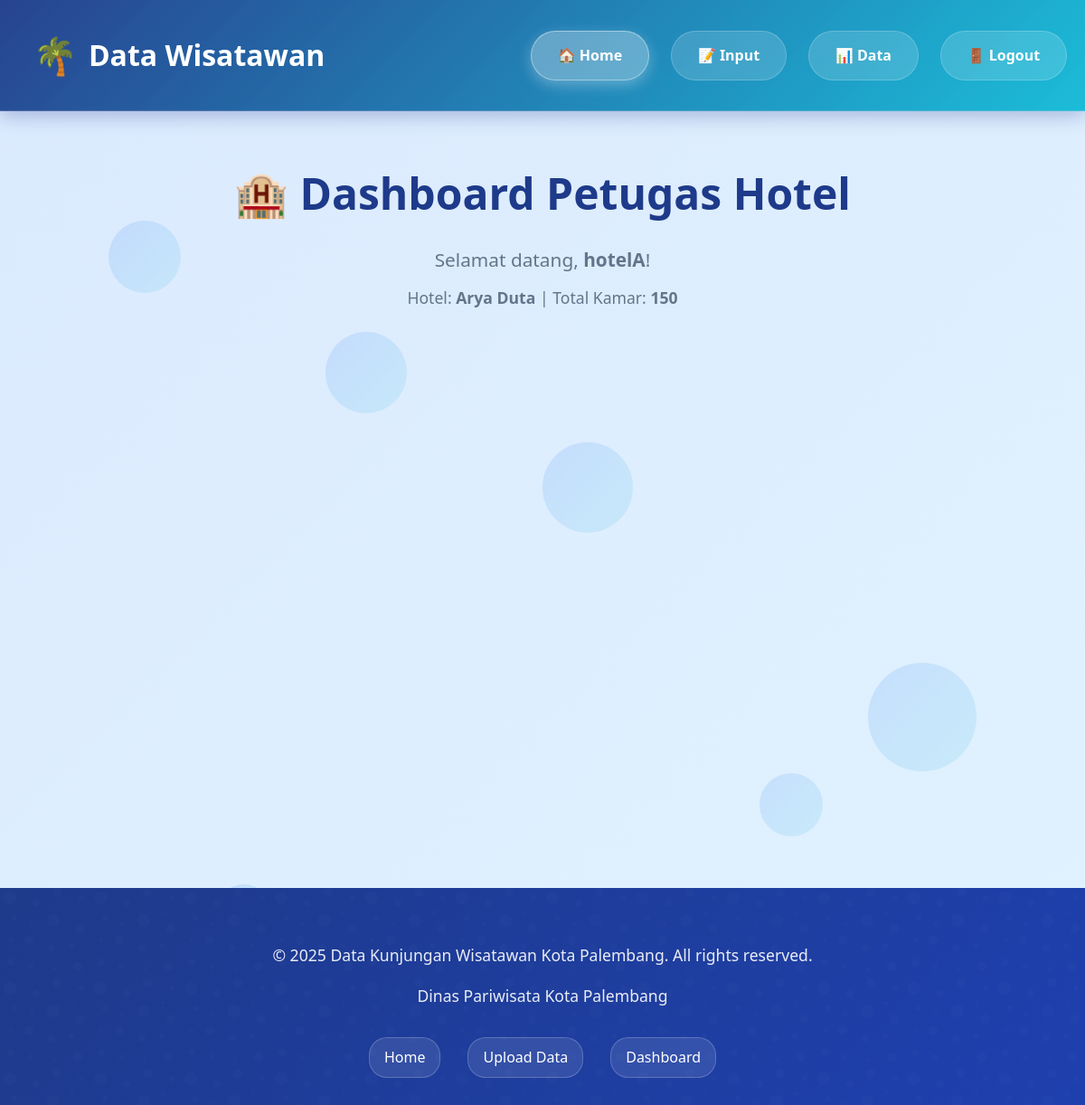
The app's page /hotel/home (signed in) with its own data.
### tables this page shows
CREATE TABLE users (
            id INTEGER PRIMARY KEY AUTOINCREMENT,
            username TEXT UNIQUE NOT NULL,
            password_hash TEXT NOT NULL,
            role TEXT NOT NULL,
            email TEXT,
            created_at TIMESTAMP DEFAULT CURRENT_TIMESTAMP
        );

CREATE TABLE hotel_info (
            id INTEGER PRIMARY KEY AUTOINCREMENT,
            user_id INTEGER NOT NULL,
            hotel_name TEXT NOT NULL,
            total_rooms INTEGER NOT NULL,
            created_at TIMESTAMP DEFAULT CURRENT_TIMESTAMP,
            FOREIGN KEY (user_id) REFERENCES users(id)
        );

### app.py (the view)
@app.route('/hotel/home')
@login_required
@role_required('hotel')
def hotel_home():
    hotel_info = HotelData.get_hotel_info(app.config['DATABASE'], current_user.id)
    return render_template('hotel/home.html', hotel_info=hotel_info)

### app.py (called while the page is built)
@login_manager.user_loader
def load_user(user_id):
    return User.get_by_id(Config.DATABASE, int(user_id))

### models.py (called while the page is built)
    @staticmethod
    def get_by_id(db_path, user_id):
        conn = sqlite3.connect(db_path)
        conn.row_factory = sqlite3.Row
        cursor = conn.cursor()
        cursor.execute('SELECT * FROM users WHERE id = ?', (user_id,))
        row = cursor.fetchone()
        conn.close()
        if row:
            return User(
                id=row['id'],
                username=row['username'],
                password_hash=row['password_hash'],
                role=row['role'],
                email=row['email'],
                created_at=row['created_at']
            )
        return None

    @staticmethod
    def get_hotel_info(db_path, user_id):
        conn = sqlite3.connect(db_path)
        conn.row_factory = sqlite3.Row
        cursor = conn.cursor()
        cursor.execute('''
            SELECT hotel_name, total_rooms
            FROM hotel_info
            WHERE user_id = ?
        ''', (user_id,))
        row = cursor.fetchone()
        conn.close()
        if row:
            return {
                'hotel_name': row['hotel_name'],
                'total_rooms': row['total_rooms']
            }
        return None

### templates/hotel/home.html (shortened to what this page needs)
{% extends "base.html" %}
{% block content %}
<div class="container" style="padding: 50px 20px;">
  <div class="dashboard-header">
    <h1>🏨 Dashboard Petugas Hotel</h1>
    <p>Selamat datang, <strong>{{ current_user.username }}</strong>!</p>
    {% if hotel_info %}
      <p style="font-size: 1.1rem; margin-top: 10px;">
        Hotel: <strong>{{ hotel_info.hotel_name }}</strong> |
        Total Kamar: <strong>{{ hotel_info.total_rooms }}</strong>
      </p>
    {% endif %}
  </div>
  <div class="features" style="margin: 60px 0;">
  </div>
</div>
{% endblock %}

### static/css/style.css (style rules this page uses)
:root { --primary-blue: #1e3a8a; --secondary-blue: #3b82f6; --aqua: #06b6d4; --light-aqua: #67e8f9; --dark-blue: #1e40af; --light-blue: #dbeafe; --gradient-primary: linear-gradient(135deg, #1e3a8a 0%, #06b6d4 100%); --gradient-secondary: linear-gradient(135deg, #3b82f6 0%, #06b6d4 100%); --gradient-light: linear-gradient(135deg, #dbeafe 0%, #e0f2fe 100%); --gradient-card: linear-gradient( 135deg, rgba(30, 58, 138, 0.1) 0%, rgba(6, 182, 212, 0.1) 100% ); --white: #ffffff; --light-gray: #f8fafc; --text-dark: #1e293b; --text-light: #64748b; --success: #10b981; --warning: #f59e0b; --error: #ef4444; --shadow: 0 20px 40px rgba(30, 58, 138, 0.1); --shadow-hover: 0 30px 60px rgba(30, 58, 138, 0.15); --radius: 16px; --transition: all 0.4s cubic-bezier(0.25, 0.46, 0.45, 0.94); }
* { margin: 0; padding: 0; box-sizing: border-box; }
html { scroll-behavior: smooth; }
body { font-family: "Segoe UI", Tahoma, Geneva, Verdana, sans-serif; background: var(--gradient-light); color: var(--text-dark); line-height: 1.7; overflow-x: hidden; min-height: 100vh; display: flex; flex-direction: column; }
.container { max-width: 1200px; margin: 0 auto; padding: 0 20px; }
.features { display: grid; grid-template-columns: repeat(auto-fit, minmax(350px, 1fr)); gap: 40px; margin: 100px 0; }
.dashboard-header { text-align: center; margin-bottom: 50px; animation: fadeInUp 0.8s ease; }

### templates/hotel/home.html (style rules this page uses)
.dashboard-header { text-align: center; margin-bottom: 40px; animation: fadeInUp 0.6s ease; }
.dashboard-header h1 { font-size: 3rem; color: var(--primary-blue); margin-bottom: 15px; }
.dashboard-header p { font-size: 1.3rem; color: var(--text-light); }

### records on screen
users: username "hotelA"
hotel_info: hotel_name "Arya Duta", total_rooms "150"
